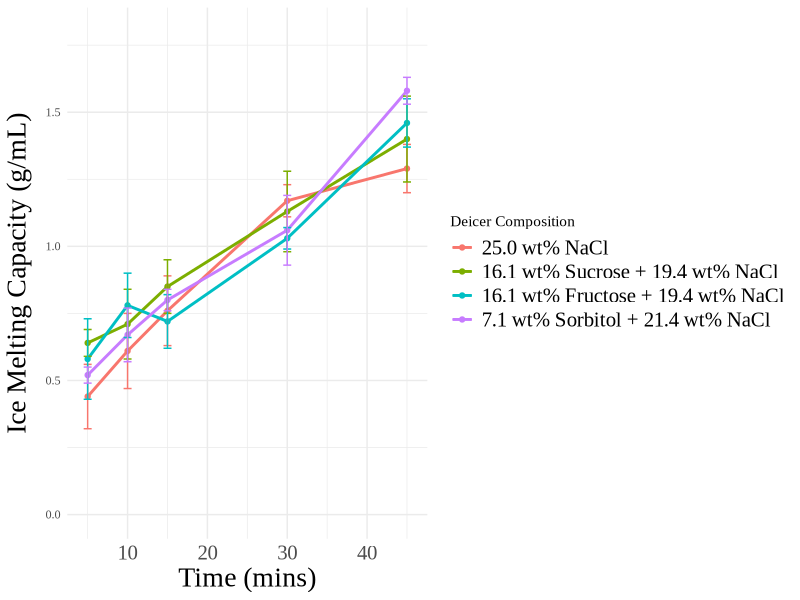

Recreate this plot in R.
library(ggplot2)
library(tidyr)
library(stringr)

# Define treatment order
treatment_order <- c('25.0 wt% NaCl', '16.1 wt% Sucrose + 19.4 wt% NaCl', '16.1 wt% Fructose + 19.4 wt% NaCl', '7.1 wt% Sorbitol + 21.4 wt% NaCl')

data <- data.frame(
  treatment = factor(c('25.0 wt% NaCl', '16.1 wt% Sucrose + 19.4 wt% NaCl', '16.1 wt% Fructose + 19.4 wt% NaCl', '7.1 wt% Sorbitol + 21.4 wt% NaCl'), levels = treatment_order),
  `5 minutes` = c(0.44, 0.64, 0.58, 0.52),
  `10 minutes` = c(0.61, 0.71, 0.78, 0.67),
  `15 minutes` = c(0.76, 0.85, 0.72, 0.80),
  `30 minutes` = c(1.17, 1.13, 1.03, 1.06),
  `45 minutes` = c(1.29, 1.40, 1.46, 1.58))

data_long <- pivot_longer(data, cols = -treatment, names_to = "Time_Interval", values_to = "Average")

data_long$Time_Interval <- str_extract(data_long$Time_Interval, "\\d+")

data_long$Time_Interval <- as.numeric(data_long$Time_Interval)

data_long$STD <- c(0.12, 0.14, 0.13, 0.06, 0.09, 0.05, 0.13, 0.10, 0.15, 0.16, 0.15, 0.12, 0.10, 0.04, 0.09,
                   0.03, 0.10, 0.04, 0.13, 0.05)

ggplot(data_long, aes(x = Time_Interval, y = Average, color = treatment)) +
  geom_point() +
  geom_line(linewidth = 1) +
  geom_errorbar(aes(ymin = Average - STD, ymax = Average + STD), width = 1) +
  labs(x = "Time (mins)", y = "Ice Melting Capacity (g/mL)", color = "Deicer Composition") +
  theme_minimal() +
  theme(
    text = element_text(family = "Times New Roman"),
    plot.title = element_text(hjust = 0.5, size = 30),
    axis.title.x = element_text(size = 20),
    axis.title.y = element_text(size = 20, margin = margin(t = 0, r = 10, b = 0, l = 0)),
    axis.text.x = element_text(size = 15),
    legend.text = element_text(size = 15)) +
  ylim(0, 1.8)

